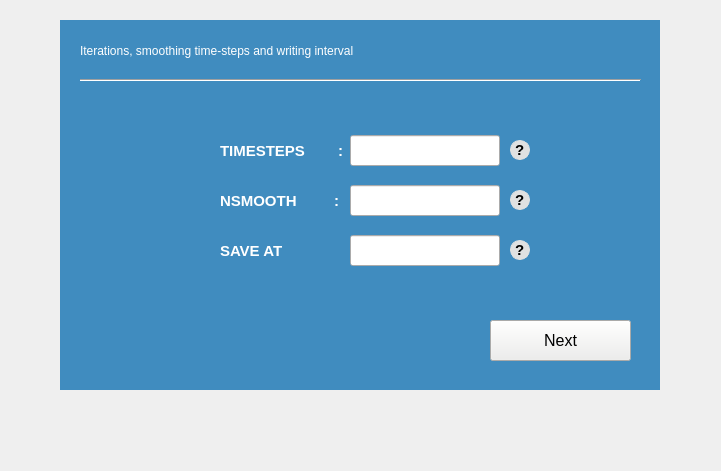
  <widget class="QWidget" name="Third_widget" native="true">
   <property name="geometry">
    <rect>
     <x>230</x>
     <y>100</y>
     <width>721</width>
     <height>471</height>
    </rect>
   </property>
   <widget class="QFrame" name="frame_4">
    <property name="geometry">
     <rect>
      <x>60</x>
      <y>20</y>
      <width>600</width>
      <height>370</height>
     </rect>
    </property>
    <property name="styleSheet">
     <string notr="true">#frame_4{
border: none;
background-color: rgb(64, 140, 191);

}</string>
    </property>
    <property name="frameShape">
     <enum>QFrame::StyledPanel</enum>
    </property>
    <property name="frameShadow">
     <enum>QFrame::Raised</enum>
    </property>
    <widget class="QLabel" name="mesh_x_label_4">
     <property name="geometry">
      <rect>
       <x>160</x>
       <y>115</y>
       <width>131</width>
       <height>31</height>
      </rect>
     </property>
     <property name="font">
      <font>
       <family>Ubuntu</family>
       <pointsize>11</pointsize>
       <weight>75</weight>
       <bold>true</bold>
      </font>
     </property>
     <property name="styleSheet">
      <string notr="true">color : #fff;</string>
     </property>
     <property name="text">
      <string>TIMESTEPS        :</string>
     </property>
    </widget>
    <widget class="QLabel" name="mesh_y_label_4">
     <property name="geometry">
      <rect>
       <x>160</x>
       <y>165</y>
       <width>121</width>
       <height>31</height>
      </rect>
     </property>
     <property name="font">
      <font>
       <family>Ubuntu</family>
       <pointsize>11</pointsize>
       <weight>75</weight>
       <bold>true</bold>
      </font>
     </property>
     <property name="styleSheet">
      <string notr="true">color : #fff;</string>
     </property>
     <property name="text">
      <string>NSMOOTH         :</string>
     </property>
    </widget>
    <widget class="QLabel" name="mesh_z_label_4">
     <property name="geometry">
      <rect>
       <x>160</x>
       <y>215</y>
       <width>121</width>
       <height>31</height>
      </rect>
     </property>
     <property name="font">
      <font>
       <family>Ubuntu</family>
       <pointsize>11</pointsize>
       <weight>75</weight>
       <bold>true</bold>
      </font>
     </property>
     <property name="styleSheet">
      <string notr="true">color : #fff;</string>
     </property>
     <property name="text">
      <string>SAVE AT              :</string>
     </property>
    </widget>
    <widget class="QLineEdit" name="timeSteps">
     <property name="geometry">
      <rect>
       <x>290</x>
       <y>115</y>
       <width>150</width>
       <height>31</height>
      </rect>
     </property>
    </widget>
    <widget class="QLineEdit" name="Nsmooth">
     <property name="geometry">
      <rect>
       <x>290</x>
       <y>165</y>
       <width>150</width>
       <height>31</height>
      </rect>
     </property>
    </widget>
    <widget class="QLineEdit" name="saveAt">
     <property name="geometry">
      <rect>
       <x>290</x>
       <y>215</y>
       <width>150</width>
       <height>31</height>
      </rect>
     </property>
    </widget>
    <widget class="QPushButton" name="next3">
     <property name="geometry">
      <rect>
       <x>430</x>
       <y>300</y>
       <width>141</width>
       <height>41</height>
      </rect>
     </property>
     <property name="font">
      <font>
       <family>Ubuntu</family>
       <pointsize>12</pointsize>
      </font>
     </property>
     <property name="styleSheet">
      <string notr="true">background-color: rgb(238, 238, 236);</string>
     </property>
     <property name="text">
      <string>Next</string>
     </property>
    </widget>
    <widget class="QLabel" name="error4">
     <property name="geometry">
      <rect>
       <x>150</x>
       <y>320</y>
       <width>241</width>
       <height>31</height>
      </rect>
     </property>
     <property name="styleSheet">
      <string notr="true">
color: rgb(0, 0, 0);
font: 12pt &quot;Calibri&quot;;</string>
     </property>
     <property name="text">
      <string/>
     </property>
    </widget>
    <widget class="QLabel" name="label_7">
     <property name="geometry">
      <rect>
       <x>450</x>
       <y>120</y>
       <width>20</width>
       <height>20</height>
      </rect>
     </property>
     <property name="font">
      <font>
       <family>Segoe UI Symbol</family>
       <pointsize>11</pointsize>
       <weight>75</weight>
       <italic>false</italic>
       <bold>true</bold>
      </font>
     </property>
     <property name="toolTip">
      <string>&lt;html&gt;&lt;head/&gt;&lt;body&gt;&lt;p&gt;Total number of iterations that you wish the solver to run. This is not the total time&lt;/p&gt;&lt;/body&gt;&lt;/html&gt;</string>
     </property>
     <property name="styleSheet">
      <string notr="true">background-color: rgb(225, 225, 225);
color:rgb(0, 0, 0);
border-radius : 10px; 
border : 1px solid rgb(225, 225, 225);</string>
     </property>
     <property name="text">
      <string>?</string>
     </property>
    </widget>
    <widget class="QLabel" name="label_8">
     <property name="geometry">
      <rect>
       <x>450</x>
       <y>170</y>
       <width>20</width>
       <height>20</height>
      </rect>
     </property>
     <property name="font">
      <font>
       <family>Segoe UI Symbol</family>
       <pointsize>11</pointsize>
       <weight>75</weight>
       <italic>false</italic>
       <bold>true</bold>
      </font>
     </property>
     <property name="toolTip">
      <string>&lt;html&gt;&lt;head/&gt;&lt;body&gt;&lt;p&gt;The number of pre-conditioning steps for smoothening sharp phase-fi</string>
     </property>
     <property name="styleSheet">
      <string notr="true">background-color: rgb(225, 225, 225);
color:rgb(0, 0, 0);
border-radius : 10px; 
border : 1px solid rgb(225, 225, 225);</string>
     </property>
     <property name="text">
      <string>?</string>
     </property>
    </widget>
    <widget class="QLabel" name="label_9">
     <property name="geometry">
      <rect>
       <x>450</x>
       <y>220</y>
       <width>20</width>
       <height>20</height>
      </rect>
     </property>
     <property name="font">
      <font>
       <family>Segoe UI Symbol</family>
       <pointsize>11</pointsize>
       <weight>75</weight>
       <italic>false</italic>
       <bold>true</bold>
      </font>
     </property>
     <property name="toolTip">
      <string>&lt;html&gt;&lt;head/&gt;&lt;body&gt;&lt;p&gt;Writing interval, i.e, frequency of writing </string>
     </property>
     <property name="styleSheet">
      <string notr="true">background-color: rgb(225, 225, 225);
color:rgb(0, 0, 0);
border-radius : 10px; 
border : 1px solid rgb(225, 225, 225);</string>
     </property>
     <property name="text">
      <string>?</string>
     </property>
    </widget>
    <widget class="QLabel" name="label_13">
     <property name="geometry">
      <rect>
       <x>20</x>
       <y>10</y>
       <width>521</width>
       <height>41</height>
      </rect>
     </property>
     <property name="styleSheet">
      <string notr="true">font: 14pt &quot;Ubuntu&quot;;
color: #fff;</string>
     </property>
     <property name="text">
      <string>Iterations, smoothing time-steps and writing interval</string>
     </property>
    </widget>
    <widget class="Line" name="hrLine2">
     <property name="geometry">
      <rect>
       <x>20</x>
       <y>50</y>
       <width>561</width>
       <height>21</height>
      </rect>
     </property>
     <property name="styleSheet">
      <string notr="true">color: rgb(186, 189, 182);
</string>
     </property>
     <property name="orientation">
      <enum>Qt::Horizontal</enum>
     </property>
    </widget>
   </widget>
  </widget>
